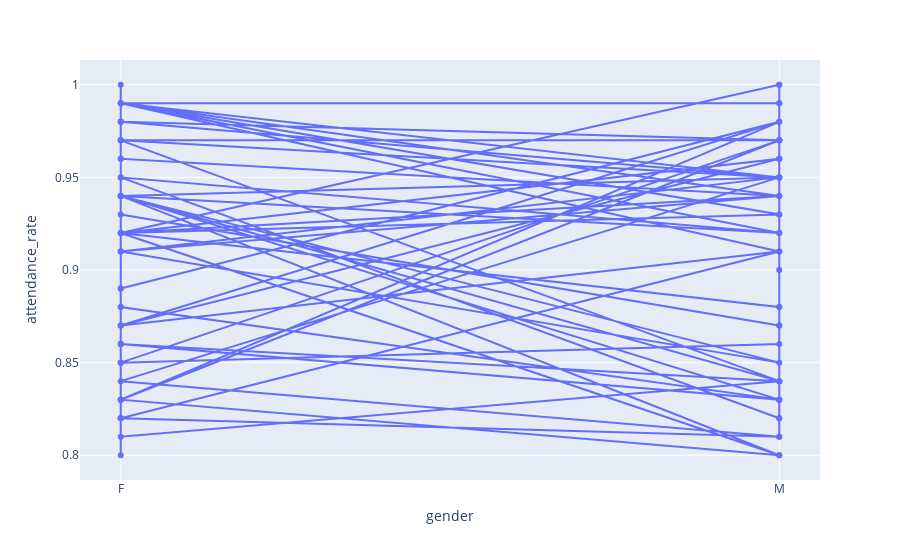

Write notebook code for a chart like this one.
### Code cell
fig = px.line(students, x='gender', y='attendance_rate',markers=True)
fig.show()

### Figure 1 — Plotly figure (JSON) as saved in the notebook; plotly's stock layout.template omitted (floating-point values rounded to 4 significant figures)
{"data": [{"hovertemplate": "gender=%{x}<br>attendance_rate=%{y}<extra></extra>", "legendgroup": "", "line": {"color": "#636efa", "dash": "solid"}, "marker": {"symbol": "circle"}, "mode": "lines+markers", "name": "", "orientation": "v", "showlegend": false, "type": "scatter", "x": ["F", "M", "F", "F", "M", "F", "M", "F", "M", "F", "F", "F", "M", "M", "F", "F", "F", "M", "M", "F", "M", "F", "F", "F", "F", "F", "F", "M", "M", "M", "M", "F", "M", "M", "M", "M", "F", "M", "M", "M", "F", "F", "F", "F", "M", "M", "M", "M", "M", "F", "M", "F", "M", "M", "M", "F", "F", "M", "M", "F", "F", "F", "M", "F", "M", "M", "M", "F", "M", "F", "M", "F", "M", "M", "M", "F", "M", "F", "F", "M", "F", "F", "F", "F", "M", "M", "F", "F", "F", "F", "M", "F", "F", "M", "F", "F", "M", "M", "F", "M"], "xaxis": "x", "y": [0.89, 0.98, 0.83, 0.92, 0.8, 0.94, 0.95, 0.97, 0.84, 0.97, 0.8, 0.92, 0.93, 0.84, 0.94, 0.99, 0.87, 0.96, 0.95, 0.99, 0.92, 0.95, 0.98, 0.89, 0.85, 0.88, 0.82, 0.81, 0.9, 1, 0.97, 0.85, 0.86, 0.99, 0.95, 1, 0.92, 0.96, 0.96, 0.97, 0.83, 0.87, 1, 0.88, 0.83, 0.83, 0.88, 0.84, 0.98, 0.87, 0.91, 0.99, 0.99, 0.87, 0.97, 0.98, 0.97, 0.97, 0.87, 0.93, 0.91, 0.83, 0.8, 0.92, 0.88, 0.97, 0.92, 0.94, 0.85, 0.91, 0.95, 0.84, 0.81, 0.82, 0.93, 0.99, 0.94, 0.91, 0.96, 0.94, 0.92, 0.86, 0.85, 0.95, 0.82, 0.83, 0.86, 0.96, 0.83, 0.86, 0.84, 0.81, 0.82, 0.91, 0.82, 0.94, 0.83, 0.97, 0.98, 0.95], "yaxis": "y"}], "layout": {"legend": {"tracegroupgap": 0}, "margin": {"t": 60}, "xaxis": {"anchor": "y", "domain": [0, 1], "title": {"text": "gender"}}, "yaxis": {"anchor": "x", "domain": [0, 1], "title": {"text": "attendance_rate"}}}}
